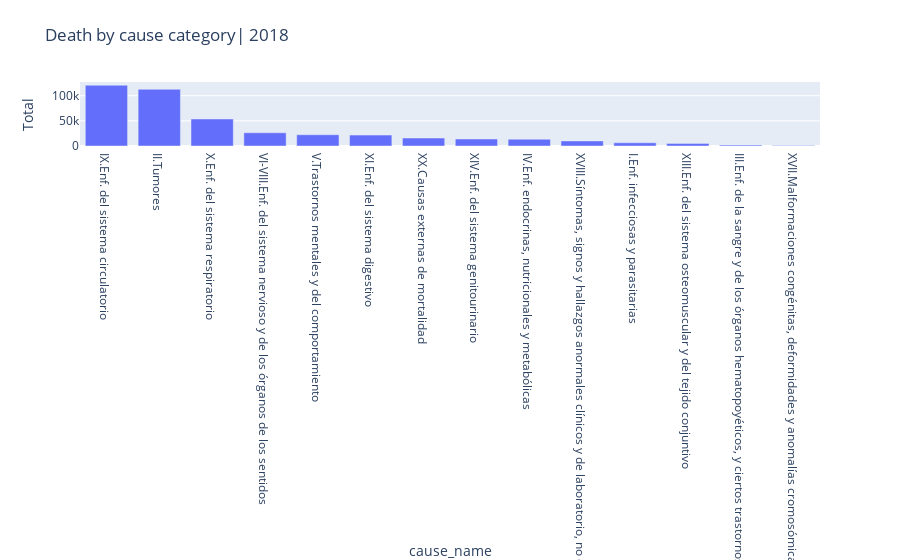

Notebook cell for this chart:
### Code cell
px.bar(data_frame=deaths_filtered,
           x='cause_name',
           y='Total',
           labels=lst_cause_cat[1:],
           title='Death by cause category| 2018')

### Figure 1 — Plotly figure (JSON) as saved in the notebook; plotly's stock layout.template omitted (floating-point values rounded to 4 significant figures)
{"data": [{"alignmentgroup": "True", "hovertemplate": "cause_name=%{x}<br>Total=%{y}<extra></extra>", "legendgroup": "", "marker": {"color": "#636efa", "pattern": {"shape": ""}}, "name": "", "offsetgroup": "", "orientation": "v", "showlegend": false, "textposition": "auto", "type": "bar", "x": ["IX.Enf. del sistema circulatorio", "II.Tumores", "X.Enf. del sistema respiratorio", "VI-VIII.Enf. del sistema nervioso y de los órganos de los sentidos", "V.Trastornos mentales y del comportamiento", "XI.Enf. del sistema digestivo", "XX.Causas externas de mortalidad", "XIV.Enf. del sistema genitourinario", "IV.Enf. endocrinas, nutricionales y metabólicas", "XVIII.Síntomas, signos y hallazgos anormales clínicos y de laboratorio, no clasificados en otra parte", "I.Enf. infecciosas y parasitarias", "XIII.Enf. del sistema osteomuscular y del tejido conjuntivo", "III.Enf. de la sangre y de los órganos hematopoyéticos, y ciertos trastornos que afectan al mecanismo de la inmunidad", "XVII.Malformaciones congénitas, deformidades y anomalías cromosómicas"], "xaxis": "x", "y": [120859, 112714, 53687, 26279, 22376, 21689, 15768, 13941, 13465, 10088, 6398, 5205, 1946, 843], "yaxis": "y"}], "layout": {"barmode": "relative", "legend": {"tracegroupgap": 0}, "title": {"text": "Death by cause category| 2018"}, "xaxis": {"anchor": "y", "domain": [0, 1], "title": {"text": "cause_name"}}, "yaxis": {"anchor": "x", "domain": [0, 1], "title": {"text": "Total"}}}}
